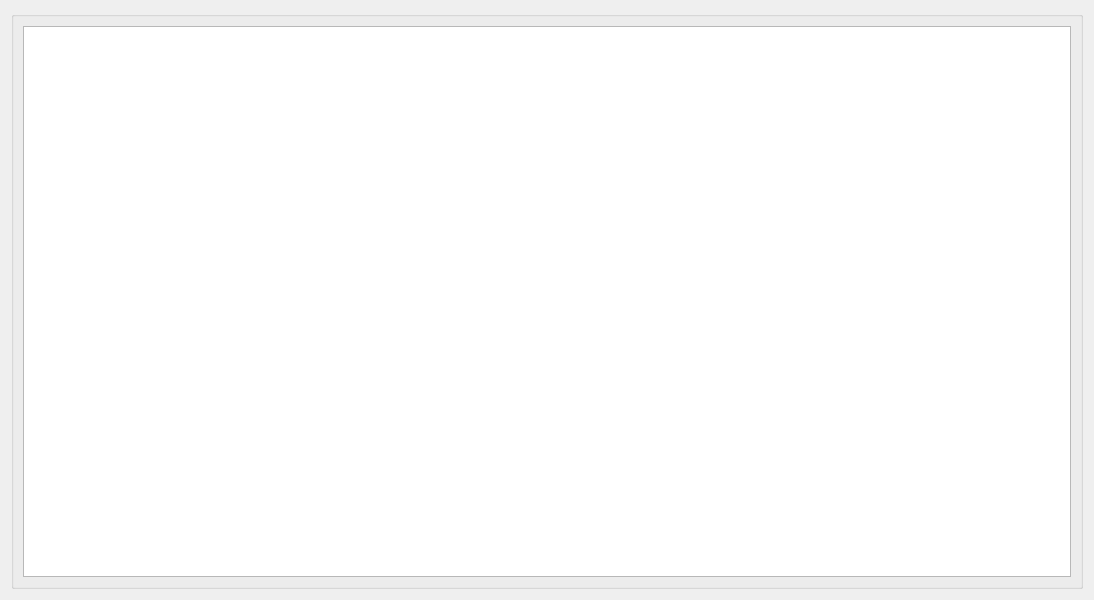
<?xml version="1.0" encoding="UTF-8"?>
<ui version="4.0">
 <class>CWdtTdipResTable</class>
 <widget class="QWidget" name="CWdtTdipResTable">
  <property name="geometry">
   <rect>
    <x>0</x>
    <y>0</y>
    <width>1094</width>
    <height>600</height>
   </rect>
  </property>
  <property name="windowTitle">
   <string>Form</string>
  </property>
  <layout class="QVBoxLayout" name="verticalLayout_2">
   <item>
    <widget class="QGroupBox" name="groupBox">
     <property name="title">
      <string/>
     </property>
     <layout class="QVBoxLayout" name="verticalLayout_3">
      <item>
       <layout class="QVBoxLayout" name="verticalLayout">
        <item>
         <widget class="QTableView" name="tbRes"/>
        </item>
       </layout>
      </item>
     </layout>
    </widget>
   </item>
  </layout>
 </widget>
 <resources/>
 <connections/>
</ui>
